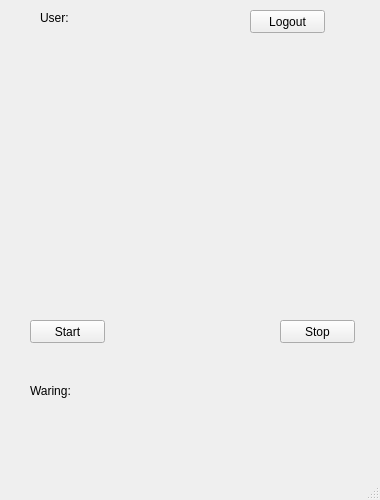
<?xml version="1.0" encoding="UTF-8"?>
<ui version="4.0">
 <class>gui</class>
 <widget class="QMainWindow" name="gui">
  <property name="geometry">
   <rect>
    <x>0</x>
    <y>0</y>
    <width>380</width>
    <height>500</height>
   </rect>
  </property>
  <property name="windowTitle">
   <string>MainWindow</string>
  </property>
  <widget class="QWidget" name="centralwidget">
   <widget class="QLabel" name="label">
    <property name="geometry">
     <rect>
      <x>30</x>
      <y>370</y>
      <width>311</width>
      <height>41</height>
     </rect>
    </property>
    <property name="text">
     <string>Waring:</string>
    </property>
   </widget>
   <widget class="QLabel" name="label_2">
    <property name="geometry">
     <rect>
      <x>30</x>
      <y>20</y>
      <width>341</width>
      <height>241</height>
     </rect>
    </property>
    <property name="text">
     <string/>
    </property>
   </widget>
   <widget class="QLabel" name="label_3">
    <property name="geometry">
     <rect>
      <x>40</x>
      <y>10</y>
      <width>121</width>
      <height>16</height>
     </rect>
    </property>
    <property name="text">
     <string>User: </string>
    </property>
   </widget>
   <widget class="QLabel" name="lbCam">
    <property name="geometry">
     <rect>
      <x>30</x>
      <y>50</y>
      <width>331</width>
      <height>251</height>
     </rect>
    </property>
    <property name="font">
     <font>
      <underline>false</underline>
      <strikeout>false</strikeout>
     </font>
    </property>
    <property name="mouseTracking">
     <bool>false</bool>
    </property>
    <property name="tabletTracking">
     <bool>false</bool>
    </property>
    <property name="acceptDrops">
     <bool>false</bool>
    </property>
    <property name="text">
     <string/>
    </property>
    <property name="scaledContents">
     <bool>false</bool>
    </property>
    <property name="wordWrap">
     <bool>false</bool>
    </property>
    <property name="openExternalLinks">
     <bool>false</bool>
    </property>
   </widget>
   <widget class="QWidget" name="verticalLayoutWidget">
    <property name="geometry">
     <rect>
      <x>29</x>
      <y>50</y>
      <width>321</width>
      <height>241</height>
     </rect>
    </property>
    <layout class="QVBoxLayout" name="camera"/>
   </widget>
   <widget class="QPushButton" name="BtStart">
    <property name="geometry">
     <rect>
      <x>30</x>
      <y>320</y>
      <width>75</width>
      <height>23</height>
     </rect>
    </property>
    <property name="text">
     <string>Start</string>
    </property>
   </widget>
   <widget class="QPushButton" name="BtLogout">
    <property name="geometry">
     <rect>
      <x>250</x>
      <y>10</y>
      <width>75</width>
      <height>23</height>
     </rect>
    </property>
    <property name="text">
     <string>Logout</string>
    </property>
   </widget>
   <widget class="QPushButton" name="BtStop">
    <property name="geometry">
     <rect>
      <x>280</x>
      <y>320</y>
      <width>75</width>
      <height>23</height>
     </rect>
    </property>
    <property name="text">
     <string>Stop</string>
    </property>
   </widget>
  </widget>
  <widget class="QMenuBar" name="menubar">
   <property name="geometry">
    <rect>
     <x>0</x>
     <y>0</y>
     <width>380</width>
     <height>21</height>
    </rect>
   </property>
  </widget>
  <widget class="QStatusBar" name="statusbar"/>
 </widget>
 <resources/>
 <connections/>
</ui>
